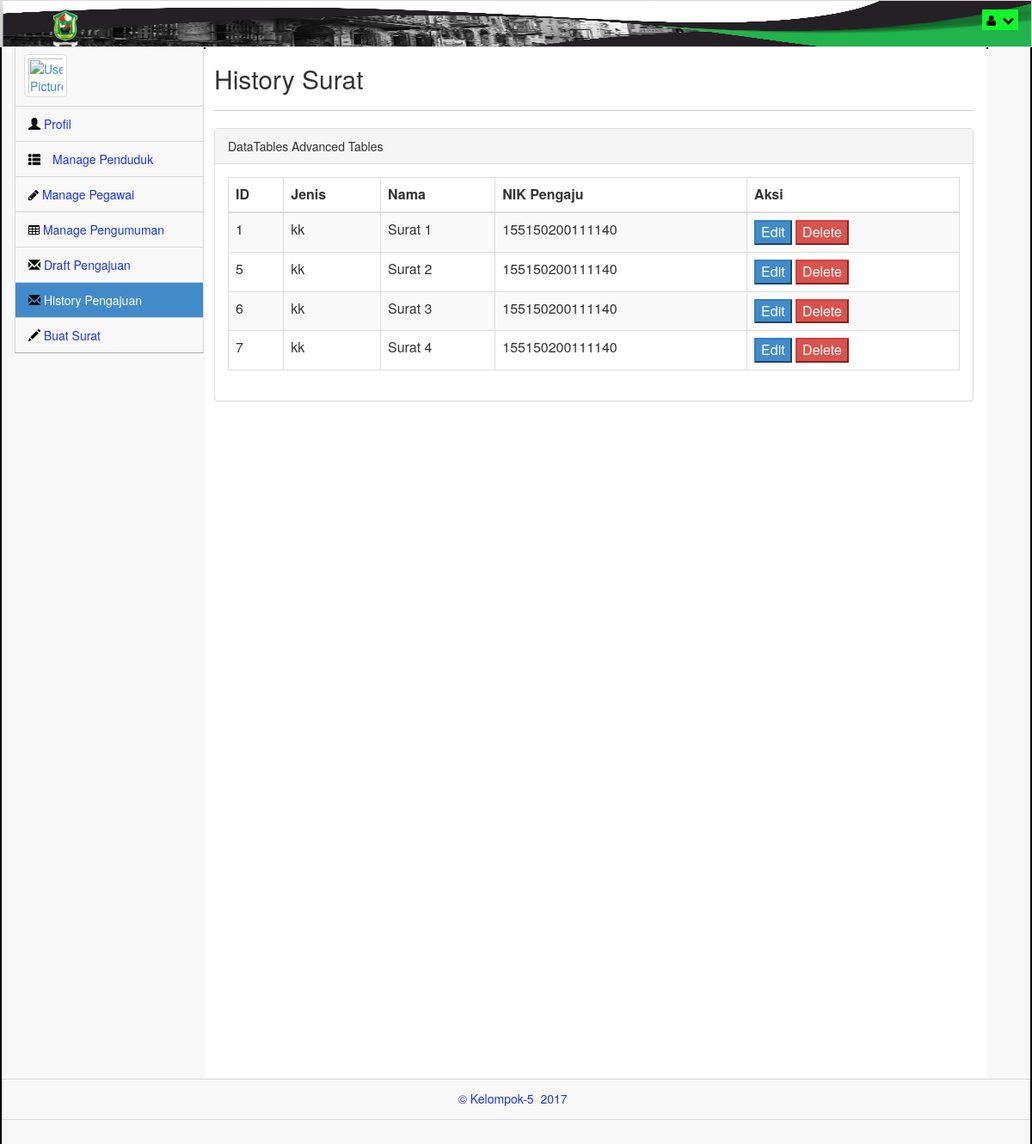
Screenshot of /index.php/c_admin/showHistory with the database file from the repository.
### tables this page shows
CREATE TABLE `data_surat` (
  `ID` int(40) NOT NULL,
  `Nama` varchar(50) NOT NULL,
  `Jenis` varchar(10) NOT NULL,
  `Content` varchar(999) NOT NULL,
  `ID_Pengaju` varchar(30) NOT NULL
);

### application/controllers/c_admin.php (called while the page is built, shortened)
<?php
class c_admin extends CI_Controller
{
	function __construct(){
		$this->load->library('session');
		$this->load->model('m_user');
		$this->load->model('m_penduduk');
		$this->load->model('m_surat');
		$this->load->model('m_pegawai');
		$this->load->model('m_pengumuman');
		$this->load->model('m_admin');
	}
	public function showHistory(){
		$data['dataAdmin'] = $this->m_admin->getDataAdmin($this->session->userdata('id'))->row();
		$data['dataSurat'] = $this->m_surat->getAllFixSurat()->result();
		$data['jenisKlik'] = "history";
		$this->load->view('views_Admin/Tampilan_historyAdmin', $data);
	}
}
?>

### index.php (called while the page is built, shortened)
<?php
require_once BASEPATH.'core/CodeIgniter.php';

### application/models/m_surat.php (called while the page is built, shortened)
<?php
class m_surat extends CI_Model
{
	function getAllFixSurat(){
		$this->db->select('*');
		$this->db->from('data_surat');
		return $this->db->get();
	}
}
?>

### application/views/views_Admin/Tampilan_historyAdmin.php (the view, shortened to what this page needs)
<head>
	<?php include "head_Admin.php"; ?>
	<link rel="stylesheet" href="<?php echo base_url('asset/css_admin/plugins/dataTables/dataTables.bootstrap.css');?>">
</head>
<body class="padTop53 " >
	<div id="wrap" style="border: 2px solid black;">
		<?php include "headerNav_Admin.php"; ?>
		<div id="content" style="width: 80%; border: 2px solid black;">
			<div class="inner">
				<div class="row">
					<div class="col-lg-12">
						<h2> History Surat </h2>
					</div>
				</div>
				<hr />
				<div class="row">
					<div class="col-lg-12">
						<div class="panel panel-default">
							<div class="panel-heading">
								DataTables Advanced Tables
							</div>
							<div class="panel-body">
								<div class="table-responsive">
									<table class="table table-striped table-bordered table-hover" id="dataTables-example">
										<thead>
											<tr>
												<th>ID</th>
												<th>Jenis</th>
												<th>Nama</th>
												<th>NIK Pengaju</th>
												<th>Aksi</th>
											</tr>
										</thead>
										<tbody>
											<?php foreach ($dataSurat as $key) { ?>
											<tr>
												<td><?php echo $key->ID; ?></td>
												<td><?php echo $key->Jenis; ?></td>
												<td><?php echo $key->Nama; ?></td>
												<td><?php echo $key->ID_Pengaju; ?></td>
												<td>
												<a href="<?php echo site_url('c_admin/showEditSurat/'.$key->ID);?>"><button class="btn-primary">Edit</button></a>
												<a href="<?php echo site_url('c_admin/deleteFixSurat/'.$key->ID);?>"><button class="btn-danger">Delete</button></a>
												</td>
											</tr>
											<?php } ?>
										</tbody>
									</table>
								</div>
							</div>
						</div>
					</div>
				</div>
			</div>
		</div>
	</div>
	<?php include "footer_Admin.php"; ?>
</body>

### asset/css_admin/css/main.css (style rules this page uses)
#wrap { margin: 0 auto; }
@media (min-width: 768px) { html, body { height: 100%; } }
@media (min-width: 768px) { #wrap { height: auto !important; height: 100%; min-height: 100%; padding: 0 0 48px; margin-bottom: -48px; } }
body.padTop53 { padding-top: 75px; overflow: visible; }
@media (min-width: 802px) { body.padTop53 { padding-top: 51px; } }
#wrap:before, #top:before, .head:before, #footer:before, #wrap:after, #top:after, .head:after, #footer:after { display: table; content: " "; }
#wrap:after, #top:after, .head:after, #footer:after { clear: both; }
#wrap { background-color: #f8f8f8; }
@media (min-width: 768px) { #content { margin-left: 100px; } }
@media (min-width: 992px) { #content { margin-left: 220px; } }
#content { -webkit-transition: margin 0.4s; transition: margin 0.4s; }
.inner { position: relative; min-height: 1px; padding-right: 15px; padding-left: 10px; background: #fff; border: 0px solid #e4e4e4; min-height:1200px; }
@media (min-width: 768px) { .inner { float: left; width: 100%; } }
.inner .row { margin-right: -15px; margin-left: -15px; }
.inner hr { margin-top: 10px; border-top-color: #ccc; }

### asset/css_admin/css/MoneAdmin.css (style rules this page uses)
body { background-color: #f8f8f8; }

### application/views/views_Admin/head_Admin.php (style rules this page uses)
a { font-color: #060606; }

### rows the page displays
data_surat: ID "1", Jenis "kk", Nama "Surat 1", ID_Pengaju "155150200111140"
data_surat: ID "5", Jenis "kk", Nama "Surat 2", ID_Pengaju "155150200111140"
data_surat: ID "6", Jenis "kk", Nama "Surat 3", ID_Pengaju "155150200111140"
data_surat: ID "7", Jenis "kk", Nama "Surat 4", ID_Pengaju "155150200111140"
